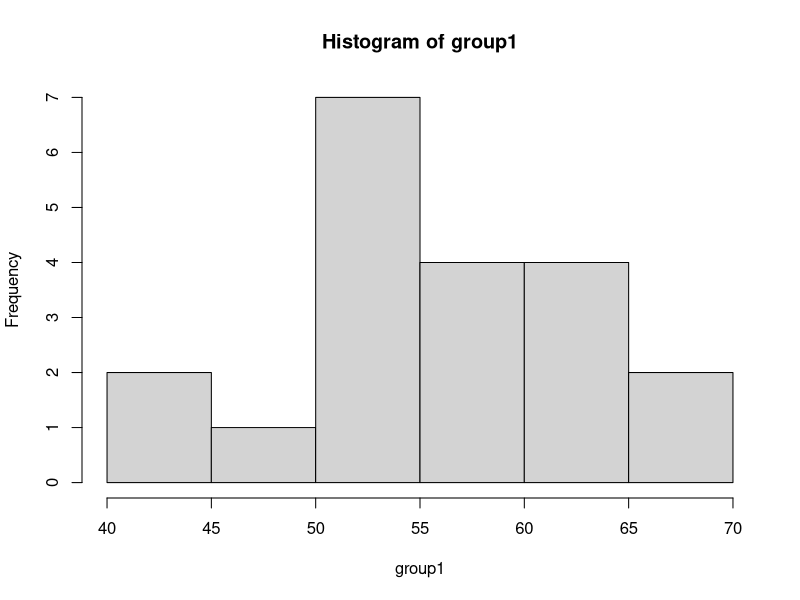
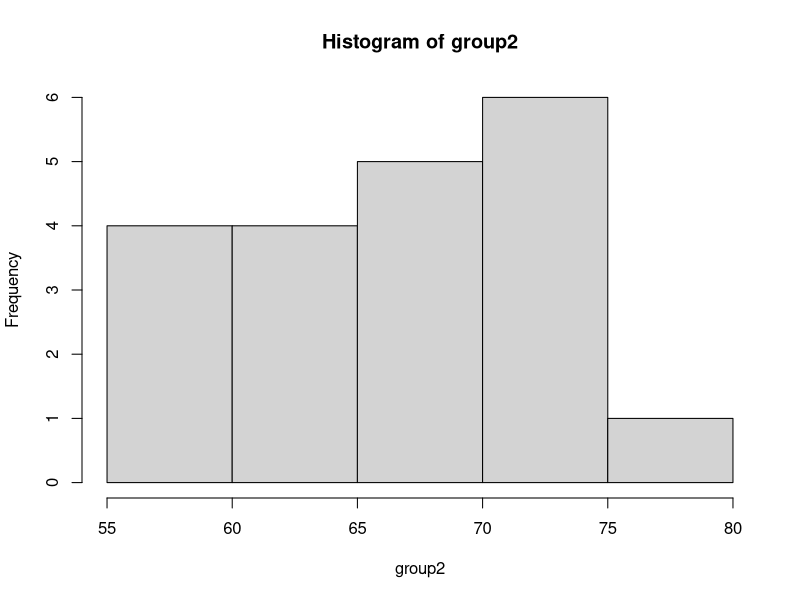
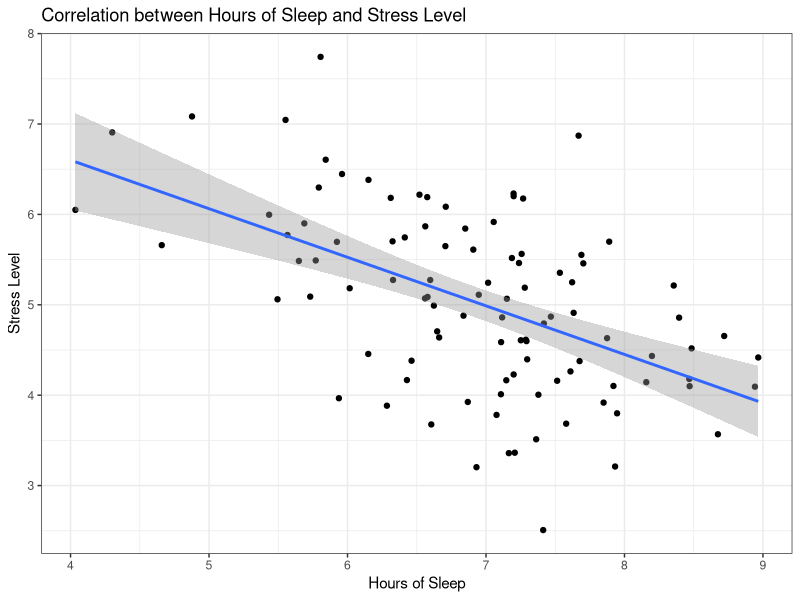

The R source for these figures, in order:
## ---- chunk 1

knitr::opts_chunk$set(echo = TRUE)
library(dplyr)
library(ggplot2)

## ---- chunk 2

# Воспроизводимость результатов
set.seed(42)

# Общий размер выборки 
sample_size_100 <- 100

# Генерация данных по физической активности (бинарная переменная) в фиксированном соотношении 1:1
activity_100 <- sample(c("high", "low"), size = sample_size_100, replace = TRUE, prob = c(0.5, 0.5))

# Генерация данных по наличию сердечно-сосудистых заболеваний (бинарная переменная)
# У активных людей меньше вероятность заболеть (0.5 vs 0.6)

cardio_100 <- ifelse(activity_100 == "high", 
                 rbinom(sample_size_100, 1, 0.5), 
                 rbinom(sample_size_100, 1, 0.6))
## ---- chunk 3

# Воспроизводимость результатов
set.seed(42)

# Общий размер выборки
sample_size_30 <- 30

# Генерация данных по физической активности (бинарная переменная) в фиксированном соотношении 1:1
activity_30 <- sample(c("high", "low"), size = sample_size_30, replace = TRUE, prob = c(0.5, 0.5))

# Генерация данных по наличию сердечно-сосудистых заболеваний (бинарная переменная)
# У активных людей меньше вероятность заболеть (0.5 vs 0.6)

cardio_30 <-  ifelse(activity_30 == "high", 
                 rbinom(sample_size_30, 1, 0.5), 
                 rbinom(sample_size_30, 1, 0.6))
## ---- chunk 4
chisq_test_100 <- chisq.test(table(activity_100, cardio_100))
chisq_test_100
## ---- chunk 5
fisher_30 <- fisher.test(table(activity_30, cardio_30))
fisher_30
## ---- chunk 6

# Воспроизводимость результатов
set.seed(42)

# Размер выборки (в каждой группе)
sample_size <- 80


# В популяции c экспериментальным методом лечения средний уровень систолического артериального давления меньше (130 vs 135 mm) 
# Генерация данных для группы с новым методом лечения 
group1 <- rnorm(sample_size, mean = 130, sd = 10)  # экспериментальная группа

# Генерация данных для группы со стандартным лечением
group2 <- rnorm(sample_size, mean = 135, sd = 10)  # контрольная группа

## ---- chunk 7
t_test_out <- t.test(group1, group2)
t_test_out

## ---- chunk 8

# Воспроизводимость результатов
set.seed(42)

# Размер выборки 
sample_size <- 30

# В популяции до реабилитации средний уровень физической активности меньше (50 vs 60) 
# Генерация данных до реабилитации
before <- rnorm(sample_size, mean = 50, sd = 10)

# Генерация данных после реабилитации
after <- rnorm(sample_size, mean = 60, sd = 10)  

## ---- chunk 9
paired_test <- t.test(before, after, paired = TRUE)
paired_test
## ---- chunk 10

# Воспроизводимость результатов
set.seed(42)

# Общий размер выборки
sample_size <- 200


# В популяции экспериментального лечения вероятность нормальной физической активности больше (0.7 vs 0.65)
# Генерация данных по статусу лечение (бинарная переменная, новый метод или стандарт) в фиксированном соотношении 1:1
treatment <- sample(c("new", "old"), size = sample_size, replace = TRUE, prob = c(0.5, 0.5))


# Генерация данных по физической активности после лечения (бинарная переменная)
activity <- ifelse(treatment == "new", 
                   rbinom(sample_size, 1, 0.7), 
                   rbinom(sample_size, 1, 0.65))
    
## ---- chunk 11
chisq_test <- chisq.test(table(treatment, activity))
chisq_test

## ---- chunk 12

# Воспроизводимость результатов
set.seed(42)

# Размер выборки
sample_size <- 50

# Генерация данных до медитации (бинарная переменная) в фиксированном соотношении 1:1
before <- sample(c(0, 1), size = sample_size, replace = TRUE, prob = c(0.5, 0.5))

# Генерация данных после медитации (бинарная переменная). После медитации вероятность наличия стресса меньше (0.2 vs 0.4)
after <- ifelse(before == 0, 
                rbinom(sample_size, 1, 0.2), 
                rbinom(sample_size, 1, 0.4))

## ---- chunk 13
mcnemar_test <- mcnemar.test(table(before, after))
mcnemar_test
## ---- chunk 14

# Воспроизводимость результатов
set.seed(42)

# Размер выборки для каждой группы
sample_size <- 20


# В популяции c экспериментальным методом лечения среднее депрессии меньше (55 vs 68) 
# Генерация данных для экспериментальной группы 
group1 <- rnorm(sample_size, mean = 55, sd = 5)  # экспериментальная группа

# Генерация данных для группы со стандартным лечением
group2 <- rnorm(sample_size, mean = 68, sd = 5)  # контрольная группа

hist(group1)
hist(group2)

## ---- chunk 15
wilcox_test <- wilcox.test(group1, group2)
wilcox_test
## ---- chunk 16

library(mvtnorm) # библиотека mvtnorm для работы с многомерным нормальным распределением

# Воспроизводимость результатов
set.seed(42)

# Размер выборки
sample_size <- 100

# Средние значения для длительности сна (HoursOfSleep) и уровня стресса (StressLevel) в популяции
means <- c(7, 5)  

# Матрица ковариации. В ислледуемой популяции HoursOfSleep и StressLevel ассоциированы отрицательно (r = -0.5)
cov_matrix <- matrix(c(1, -0.5, -0.5, 1), nrow = 2)

df <- rmvnorm(n = sample_size, 
              mean = means, 
              sigma = cov_matrix) %>% 
      as_tibble() %>%
      setNames(c("HoursOfSleep", "StressLevel"))  

## ---- chunk 17
correlation_test <- cor.test(df$HoursOfSleep, df$StressLevel)
correlation_test

## ---- chunk 18
ggplot(df, aes(x = HoursOfSleep, y = StressLevel)) +
  geom_point() +
  geom_smooth(method = "lm", se = TRUE) +
  theme_bw() +
  labs(title = "Correlation between Hours of Sleep and Stress Level",
       x = "Hours of Sleep",
       y = "Stress Level")
